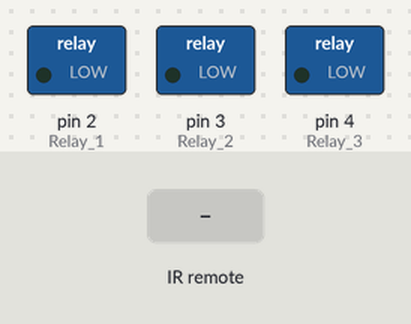
Simulated run of this sketch. Board: Arduino Uno, built with avr-gcc and run on an emulated ATmega328P. Shown: switched loads named in the sketch (green lamp = pin HIGH). The test bench sets the inputs (shaded band).

Above: at 1.2 s.
1.3 s: infrared code 0x1FE50AF received
At 2.4 s:
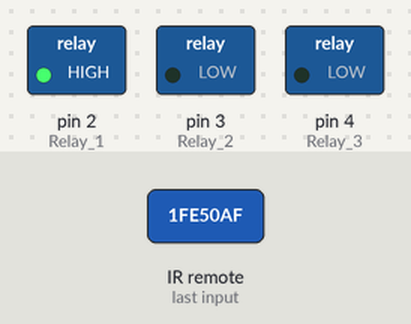
2.8 s: infrared code 0x1FED827 received
At 3.5 s:
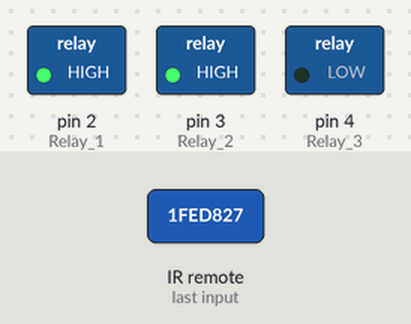
4.3 s: infrared code 0x1FEF807 received
At 4.7 s:
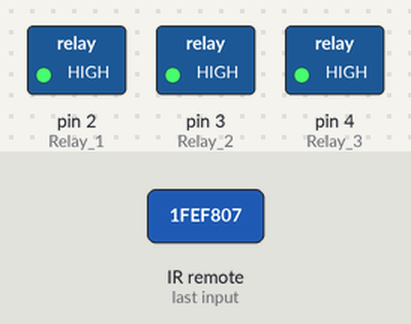
5.8 s: infrared code 0x1FE50AF received
At 7.0 s:
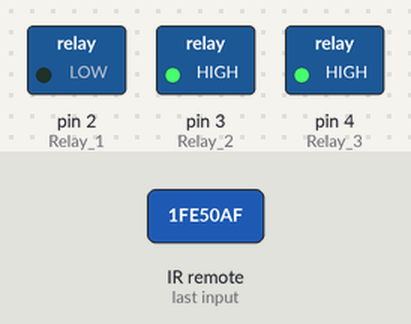
7.3 s: infrared code 0x1FED827 received
At 8.2 s:
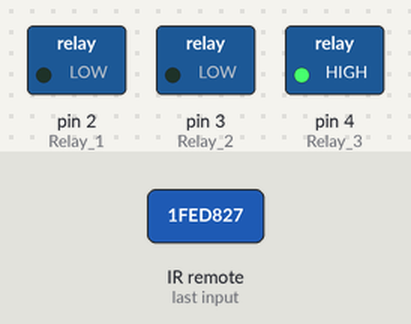
Timing chart, 0 to 9.8 s (numbered marks = the images above; inputs shaded):
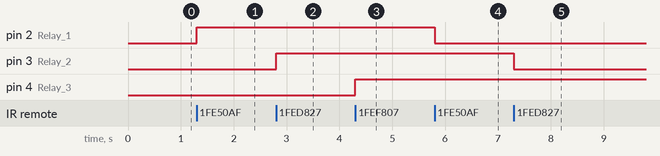

Measured:
- after the input at 1.3 s, pin 2 (Relay_1): LOW → HIGH at once
- after the input at 2.8 s, pin 3 (Relay_2): LOW → HIGH at once
- after the input at 4.3 s, pin 4 (Relay_3): LOW → HIGH at once
- after the input at 5.8 s, pin 2 (Relay_1): HIGH → LOW at once
- after the input at 7.3 s, pin 3 (Relay_2): HIGH → LOW at once

The sketch:

Relay_Test_1_.ino
```cpp
  /*--Inclusion of IR Libraries-**/

  #include <IRremote.h>
  #include <IRremoteInt.h>
  int receiverpin = 5; /*--Output Pin of IR Receiver TSOP 1838 is connected to Arduino Digital PWM Pin 11--*/
  IRrecv irrecv(receiverpin); /*--To create an instance of 'irrecv'--*/
  decode_results results;

  /*--Declaration of Device Pins--*/

  int Relay_1 = 2;
  int Relay_2 = 3;
  int Relay_3 = 4;

  int Relay_1_State;
  int Relay_2_State;
  int Relay_3_State;

  void setup()
  {
    // Declaration of Relay Pins
    pinMode(Relay_1, OUTPUT);
    pinMode(Relay_2, OUTPUT);
    pinMode(Relay_3, OUTPUT);
    // To start the IR receiver
    irrecv.enableIRIn();
  }

  /*--Declaration of various tasks to be performed by a particular function--*/


  void loop()
  {
    if (irrecv.decode(&results))   //Did we receive an IR signal?
    {
      // Serial.println(results.value, HEX); // display IR code on the Serial Monitor--*/
      translateIR();
      for (int z = 0 ; z < 2; z++) /*--To ignore the repeated codes--*/
      {
        irrecv.resume();           /*--Receive the next value--*/
      }
    }
  }

  /*--TO perform a dedicated task for a particular signal--*/

  void translateIR()
  {
    switch(results.value)
    {
     /*--Code Setup for Vire Remote and their alloted functions--*/

      case 0x1FE50AF: RelayA(); break;  // Press Button no.1 to turn on/off Relay 1
      case 0x1FED827: RelayB(); break;  // Press Button no.2 to turn on/off Relay 2
      case 0x1FEF807: RelayC(); break;  // Press Button no.3 to turn on/off Relay 3
    }  }

void RelayA()
{
  if( Relay_1_State == LOW )
  {
    digitalWrite( Relay_1, HIGH );
    Relay_1_State= HIGH;
      }
      else
      {
        digitalWrite( Relay_1, LOW );
        Relay_1_State = LOW;
        }
        }

void RelayB()
{
  if( Relay_2_State == LOW )
  {
    digitalWrite( Relay_2, HIGH );
    Relay_2_State= HIGH;
      }
      else
      {
        digitalWrite( Relay_2, LOW );
        Relay_2_State = LOW;
        }
        }

void RelayC()
{
  if( Relay_3_State == LOW )
  {
    digitalWrite( Relay_3, HIGH );
    Relay_3_State= HIGH;
      }
      else
      {
        digitalWrite( Relay_3, LOW );
        Relay_3_State = LOW;
        }
        }
```
